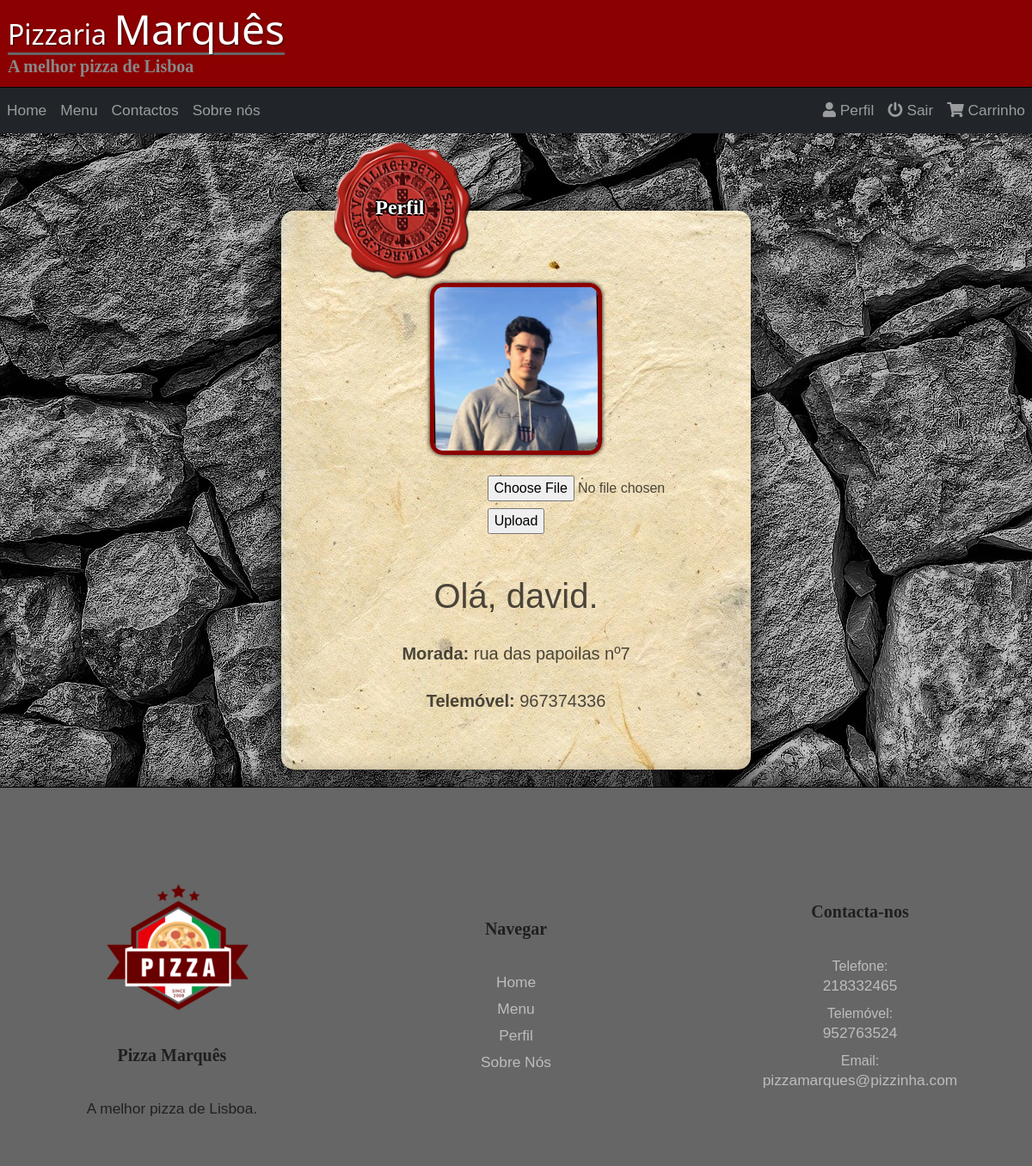
Screenshot of /perfil/1 (signed in) with the database file from the repository.
### sitepizza/models.py (models this page shows)
class Perfil(models.Model):
    user = models.OneToOneField(User, on_delete=models.CASCADE)
    morada = models.TextField(null=True, max_length= MEDIUM_CHAR)
    telemovel = models.IntegerField(null=True)
    image= models.ImageField(upload_to='media', null=True)

### sitepizza/views.py (the view)
# urls.py: path("perfil/<int:user_id>", views.perfil, name="perfil"),
def perfil(request, user_id):
    perfil = Perfil.objects.get(user=request.user)
    return render(request, 'sitepizza/perfil.html', {'perfil': perfil })

### sitepizza/templates/sitepizza/perfil.html (shortened to what this page needs)
{% extends "sitepizza/template.html" %}
{% block static %}
<div class="container">
    <div class="row">
        <div class="col-md-6 offset-3">
            <div class="divisao" id="com-selo">
                <div id="acessorio">
                    <div id="selo-e-texto">
                        {% load static %}
                        <img class="selo" src="{% static 'media/media/selo.png' %}" >
                        <div id="texto-do-selo">
                        <h1 class="caminho">Perfil</h1>
                        </div>
                    </div>
                </div>
<br>
                    <div class="text-center">
                        <div class="cartao-perfil text-center">
                            {% if perfil.image %}
                            {% load static %}
                            <img class="imagens-menu" src="{{ perfil.image.url }}" alt="" width="200" height="200">
                            {% else %}
                            <img class="imagens-menu" src="{% static 'media/media/default-profile.png' %}" width="200" height="200" alt="">
                            {% endif %}
                            <form method="post" enctype="multipart/form-data" action="{% url 'navegar:fazer_upload' %}">
                                <br>
                            <input class="mb-2" style="position: relative; left: 118px;" type="file" name="myfile"><br>
                            <input type="submit" value="Upload">
                            </form>
                            <br> <br>
                            <h1 style="">Olá, {{ request.user }}.</h1>
                            <br>
                            <h3><strong>Morada:</strong> {{ perfil.morada }}</h3>
                            <br>
                            <h3><strong>Telemóvel:</strong> {{ perfil.telemovel }}</h3>
                        </div>
                    </div>
            </div>
        </div>
    </div>
</div>
{% endblock %}

### sitepizza/static/style/style.css (style rules this page uses)
body { margin: 0; padding: 0; background: url("/static/media/media/background.jpeg"); background-color: #dddddd; color: rgba(0, 0, 0, 0.69); width:100%;margin: 0 auto;min-width:600px;max-width:2000px; overflow-x: hidden; font-family: Arial , sans-serif; }
h3 { font: 15pt 'Montserrat', sans-serif;; }
h1.caminho { font: bold 18pt Lucida Handwriting; color: white; text-shadow: -2px 0 black, 0 2px black, 2px 0 black, 0 -2px black; }
#acessorio { position: absolute; top: -80px; }
.selo { width: 80%; height: 80%; }
#selo-e-texto { position: relative; }
#texto-do-selo { position: absolute; top: 50%; left: 38%; transform: translate(-50%, -50%); color: black; margin: 0; padding: 0; }
.divisao { background: url("/static/media/media/papiro.jpg"); padding: 60px; border-radius: 15px; box-shadow: 0 0 2em black; position: relative; margin-top: 10px; }
.imagens-menu { height: auto; max-width: 100%; background-size: contain; border: 5px solid #8B0000; border-radius: 15px; box-shadow: 0 0 5px black; }

### rows the page displays
Perfil: image (picture), morada "rua das papoilas nº7", telemovel "967374336"

### other values shown
{{ request.user }} "david"
